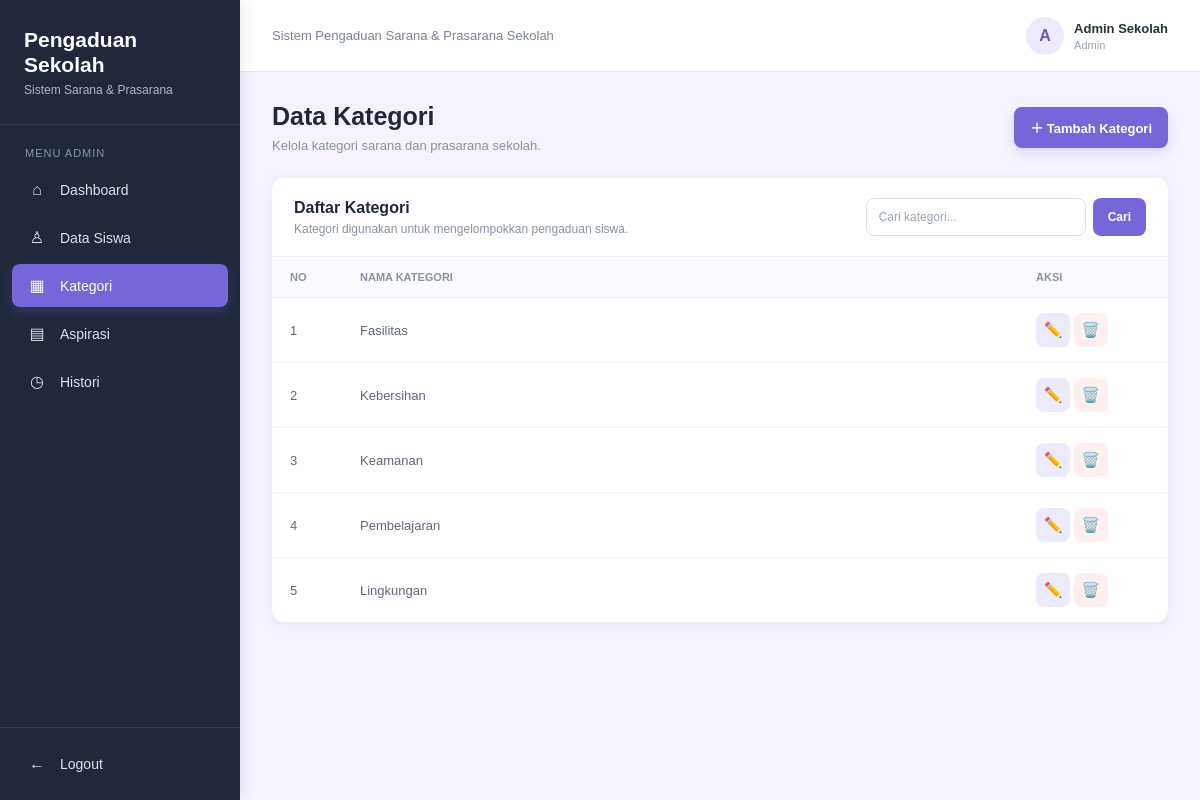
The app's page /views/v_kategori.php (signed in) with its own data.
### tables this page shows
CREATE TABLE `kategori` (
  `id_kategori` int NOT NULL,
  `nama_kategori` varchar(50) NOT NULL
);

### models/m_koneksi.php (called while the page is built, shortened)
<?php
class Koneksi
{
    public function __construct()
    {
        $host = "localhost";
        $username = "root";
        $password = "";
        $database = "pengaduan_sekolah";
        $this->koneksi = mysqli_connect(
            $host,
            $username,
            $password,
            $database
        );
    }
}
?>

### models/m_kategori.php (called while the page is built, shortened)
<?php
require_once "m_koneksi.php";
class Kategori extends Koneksi
{
    public function tampil($search = "")
    {
        $search = mysqli_real_escape_string(
            $this->koneksi,
            $search
        );
        if ($search != "") {
            $query = mysqli_query(
                $this->koneksi,
                "SELECT * FROM kategori
                 WHERE nama_kategori LIKE '%$search%'
                 ORDER BY id_kategori ASC"
            );
        } else {
            $query = mysqli_query(
                $this->koneksi,
                "SELECT * FROM kategori
                 ORDER BY id_kategori ASC"
            );
        }
        return $query;
    }
}
?>

### views/v_kategori.php (the view, shortened to what this page needs)
<?php
require_once "../models/m_kategori.php";
$kategori = new Kategori();
$search = isset($_GET['search']) ? $_GET['search'] : '';
$data_kategori = $kategori->tampil($search);
$nama_admin = isset($_SESSION['nama_admin'])
    ? $_SESSION['nama_admin']
    : 'Admin';
?>
<!DOCTYPE html>
<html lang="id">
<head>
    <link rel="stylesheet" href="../assets/v_kategori.css">
</head>
<body>
    <div class="sidebar">
        <div class="logo">
            <h2>Pengaduan<br>Sekolah</h2>
            <p>Sistem Sarana &amp; Prasarana</p>
        </div>
        <div class="menu">
            <div class="menu-title">Menu Admin</div>
            <a href="dashboard_admin.php">
                <span class="icon">⌂</span>
                <span>Dashboard</span>
            </a>
            <a href="v_siswa.php">
                <span class="icon">♙</span>
                <span>Data Siswa</span>
            </a>
            <a href="v_kategori.php" class="active">
                <span class="icon">▦</span>
                <span>Kategori</span>
            </a>
            <a href="v_aspirasi.php">
                <span class="icon">▤</span>
                <span>Aspirasi</span>
            </a>
            <a href="v_histori.php">
                <span class="icon">◷</span>
                <span>Histori</span>
            </a>
        </div>
        <div class="logout">
            <a href="logout.php">
                <span class="icon">←</span>
                <span>Logout</span>
            </a>
        </div>
    </div>
    <div class="main-content">
        <div class="topbar">
            <div class="topbar-text">
                Sistem Pengaduan Sarana &amp; Prasarana Sekolah
            </div>
            <div class="admin-info">
                <div class="admin-avatar">
                    <?= htmlspecialchars(strtoupper(substr($nama_admin, 0, 1))); ?>
                </div>
                <div>
                    <div class="admin-name">
                        <?= htmlspecialchars($nama_admin); ?>
                    </div>
                    <div class="admin-role">
                        Admin
                    </div>
                </div>
            </div>
        </div>
        <div class="content">
            <div class="page-header">
                <div class="page-title">
                    <h1>Data Kategori</h1>
                    <p>
                        Kelola kategori sarana dan prasarana sekolah.
                    </p>
                </div>
                <a href="tambah_kategori.php" class="btn-tambah">
                    ＋ Tambah Kategori
                </a>
            </div>
            <div class="table-card">
                <div class="table-header">
                    <div class="table-title">
                        <div>
                            <h3>Daftar Kategori</h3>
                            <p>
                                Kategori digunakan untuk mengelompokkan pengaduan siswa.
                            </p>
                        </div>
                        <form method="GET" action="v_kategori.php" class="search-form">
                            <input
                                type="text"
                                name="search"
                                placeholder="Cari kategori..."
                                value="<?= htmlspecialchars($search); ?>"
                            >
                            <button type="submit">
                                Cari
                            </button>
                        </form>
                    </div>
                </div>
                <div class="table-wrapper">
                    <table>
                        <thead>
                            <tr>
                                <th width="70">No</th>
                                <th>Nama Kategori</th>
                                <th width="150">Aksi</th>
                            </tr>
                        </thead>
                        <tbody>
                            <?php
                            $no = 1;
                            if ($data_kategori && mysqli_num_rows($data_kategori) > 0):
                                while ($row = mysqli_fetch_assoc($data_kategori)):
                            ?>
                                <tr>
                                    <td>
                                        <?= $no++; ?>
                                    </td>
                                    <td>
                                        <?= htmlspecialchars($row['nama_kategori']); ?>
                                    </td>
                                    <td>
                                        <a
                                            href="edit_kategori.php?id=<?= (int) $row['id_kategori']; ?>"
                                            class="btn-edit"
                                            title="Edit Kategori"
                                            aria-label="Edit Kategori"
                                        >✏️</a>
                                        <a
                                            href="../controllers/c_kategori.php?hapus=<?= (int) $row['id_kategori']; ?>"
                                            class="btn-hapus"
                                            title="Hapus Kategori"
                                            aria-label="Hapus Kategori"
                                            onclick="return confirm('Yakin ingin menghapus kategori ini?');"
                                        >🗑️</a>
                                    </td>
                                </tr>
                            <?php
                                endwhile;
                            endif; ?>
                        </tbody>
                    </table>
                </div>
            </div>
        </div>
    </div>
</body>
</html>

### assets/v_kategori.css (style rules this page uses)
* { margin: 0; padding: 0; box-sizing: border-box; }
body { font-family: Arial, Helvetica, sans-serif; background: #f5f3ff; color: #263238; }
.sidebar { position: fixed; left: 0; top: 0; width: 240px; height: 100vh; background: #20283a; color: white; display: flex; flex-direction: column; box-shadow: 3px 0 15px rgba(0, 0, 0, 0.08); }
.logo { padding: 27px 24px; border-bottom: 1px solid rgba(255, 255, 255, 0.08); }
.logo h2 { font-size: 21px; line-height: 1.2; }
.logo p { margin-top: 6px; font-size: 12px; color: #aeb8ca; }
.menu { padding: 22px 12px; }
.menu-title { padding: 0 13px; margin-bottom: 10px; font-size: 11px; color: #8994a8; text-transform: uppercase; letter-spacing: 1px; }
.menu a { display: flex; align-items: center; gap: 12px; padding: 12px 14px; margin-bottom: 5px; color: #dbe1eb; text-decoration: none; border-radius: 8px; font-size: 14px; transition: 0.2s; }
.menu a.active { background: #7567d9; color: white; box-shadow: 0 5px 12px rgba(117, 103, 217, 0.25); }
.icon { width: 22px; text-align: center; font-size: 16px; }
.logout { margin-top: auto; padding: 15px 12px; border-top: 1px solid rgba(255, 255, 255, 0.08); }
.logout a { display: flex; align-items: center; gap: 12px; padding: 12px 14px; color: #dbe1eb; text-decoration: none; border-radius: 8px; font-size: 14px; }
.main-content { margin-left: 240px; min-height: 100vh; }
.topbar { height: 72px; background: white; border-bottom: 1px solid #e5e8ee; display: flex; align-items: center; justify-content: space-between; padding: 0 32px; }
.topbar-text { color: #7a8494; font-size: 13px; }
.admin-info { display: flex; align-items: center; gap: 10px; }
.admin-avatar { width: 38px; height: 38px; border-radius: 50%; background: #eeeafd; color: #6658c9; display: flex; align-items: center; justify-content: center; font-weight: bold; }
.admin-name { font-size: 13px; font-weight: bold; color: #263238; }
.admin-role { margin-top: 3px; font-size: 11px; color: #9aa3b2; }
.content { padding: 30px 32px; }
.page-header { margin-bottom: 25px; display: flex; align-items: center; justify-content: space-between; gap: 15px; }
.page-title h1 { font-size: 25px; color: #20283a; }
.page-title p { margin-top: 7px; font-size: 13px; color: #8992a2; }
.btn-tambah { display: inline-flex; align-items: center; justify-content: center; padding: 11px 16px; background: #7567d9; color: white; text-decoration: none; border-radius: 8px; font-size: 13px; font-weight: bold; white-space: nowrap; box-shadow: 0 5px 12px rgba(117, 103, 217, 0.20); transition: 0.2s; }
.table-card { background: white; border-radius: 12px; box-shadow: 0 3px 15px rgba(32, 40, 58, 0.06); overflow: hidden; }
.table-header { padding: 20px 22px; border-bottom: 1px solid #eeeef4; }
.table-title { display: flex; align-items: center; justify-content: space-between; gap: 20px; }
.table-title h3 { font-size: 16px; color: #20283a; }
.table-title p { margin-top: 5px; font-size: 12px; color: #8992a2; }
.search-form { display: flex; align-items: center; gap: 7px; }
.search-form input { width: 220px; height: 38px; padding: 0 12px; border: 1px solid #dddfea; border-radius: 8px; outline: none; font-size: 12px; color: #263238; }
.search-form input::placeholder { color: #9aa3b2; }
.search-form button { height: 38px; padding: 0 15px; border: none; border-radius: 8px; background: #7567d9; color: white; font-size: 12px; font-weight: bold; cursor: pointer; }
.table-wrapper { width: 100%; overflow-x: auto; }
table { width: 100%; border-collapse: collapse; }
thead { background: #fafaff; }
th { padding: 14px 18px; text-align: left; font-size: 11px; font-weight: bold; color: #8992a2; text-transform: uppercase; border-bottom: 1px solid #eeeef4; }
td { padding: 15px 18px; font-size: 13px; color: #5f6877; border-bottom: 1px solid #f0f0f5; }
tbody tr:last-child td { border-bottom: none; }
.btn-edit, .btn-hapus { display: inline-flex; align-items: center; justify-content: center; width: 34px; height: 34px; border-radius: 8px; text-decoration: none; font-size: 15px; transition: 0.2s; border: none; cursor: pointer; }
.btn-edit { background: #eeeafd; }
.btn-hapus { background: #fff0f0; }

### records on screen
kategori: nama_kategori "Fasilitas"
kategori: nama_kategori "Kebersihan"
kategori: nama_kategori "Keamanan"
kategori: nama_kategori "Pembelajaran"
kategori: nama_kategori "Lingkungan"

### other values on screen
substr($nama_admin, 0, 1) "A"
$nama_admin "Admin Sekolah"
